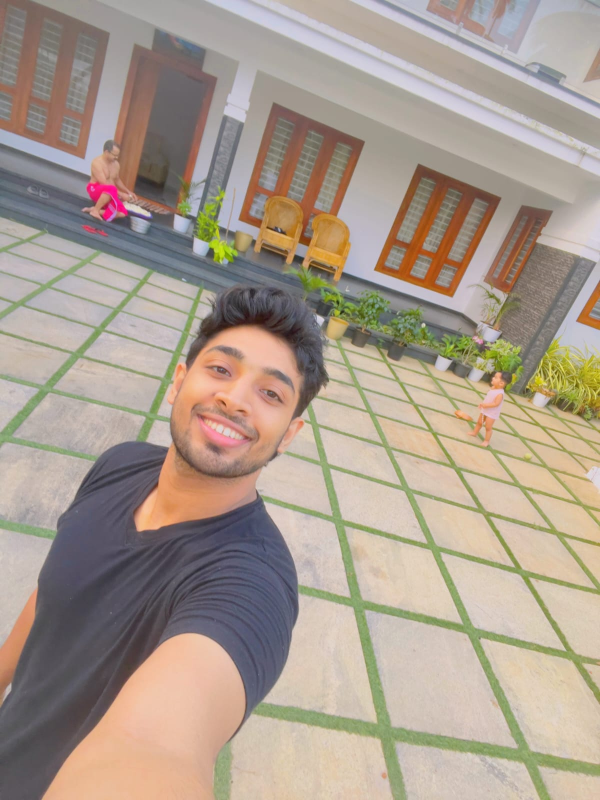
#> input picture Attendence_Marking_System/dataset/Kevin/1.jpeg, 1200 x 1600 px (shown at 1/2 size); its folder holds only this picture in this run
$ jupyter execute train.ipynb
#> lines starting #> are read from the running program, lines starting #| are printed output that depends on the picture
[cell 1]
import cv2
import os
import numpy as np

dataset_path="dataset"
face_cascade = cv2.CascadeClassifier("haarcascade_frontalface_default.xml")
faces=[]
labels=[]
label_map={}
current_label=0
for person in os.listdir(dataset_path):
    label_map[current_label]=person
    person_path=os.path.join(dataset_path,person)
    for image_name in os.listdir(person_path):
        img_path=os.path.join(person_path,image_name)
        img=cv2.imread(img_path,cv2.IMREAD_GRAYSCALE)
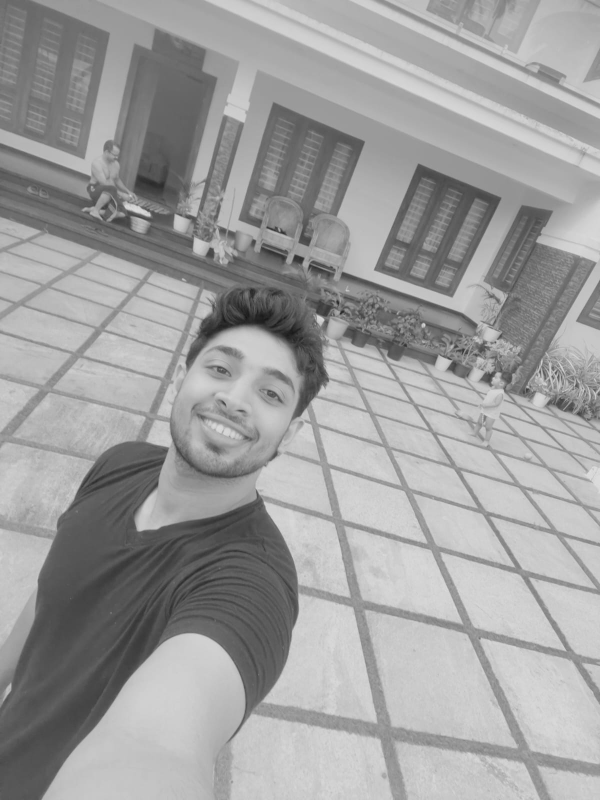
#> img: shape (1600, 1200) (shown at 1/2 size); min 20, max 224, mean 157.8
        faces_detected = face_cascade.detectMultiScale(img, 1.3, 5)
#> faces_detected = ()
        for (x,y,w,h) in faces_detected:
            face_roi=img[y:y+h,x:x+h]
            face_roi=cv2.resize(face_roi,(200,200))
            faces.append(face_roi)
            labels.append(current_label)
#> this loop made 0 passes
#> after the loop, faces = []; labels = []
    current_label=current_label+1
#> pass 2 of the loop `for person in os.listdir(dataset_path):`:
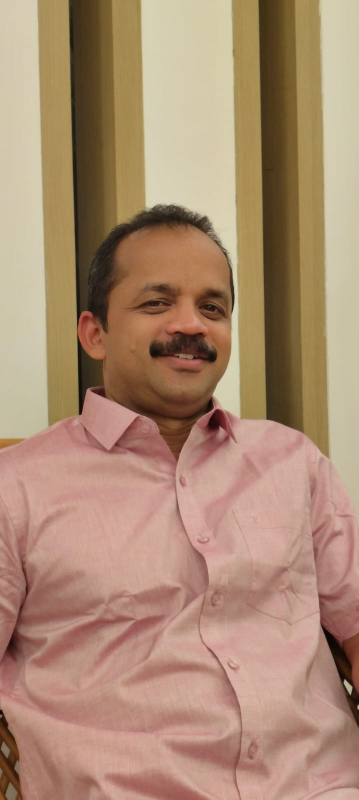
#> input picture Attendence_Marking_System/dataset/Martin/1.jpeg, 717 x 1600 px (shown at 1/2 size)
#> `img=cv2.imread(img_path,cv2.IMREAD_GRAYSCALE)`:
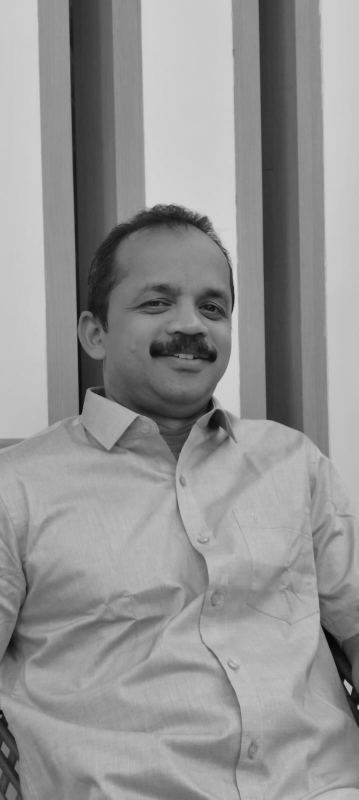
#> img: shape (1600, 717) (shown at 1/2 size); min 0, max 220, mean 146.9
#> faces_detected = [[210, 483, 312, 312]]
#> the loop `for (x,y,w,h) in faces_detected:` made 1 pass
#> pass 1, `face_roi=img[y:y+h,x:x+h]`:
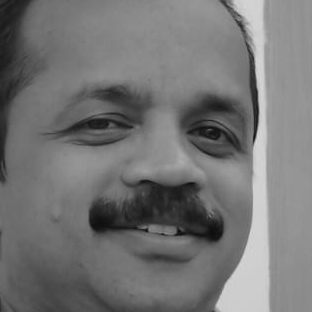
#> face_roi: shape (312, 312); min 12, max 218, mean 116.7
#> after the loop `for (x,y,w,h) in faces_detected:`: faces = 1 item; labels = [1]

# Train LBPH recognizer
recognizer=cv2.face.LBPHFaceRecognizer_create()
recognizer.train(faces,np.array(labels))
recognizer.save("training.yml")
print("Training completed")
